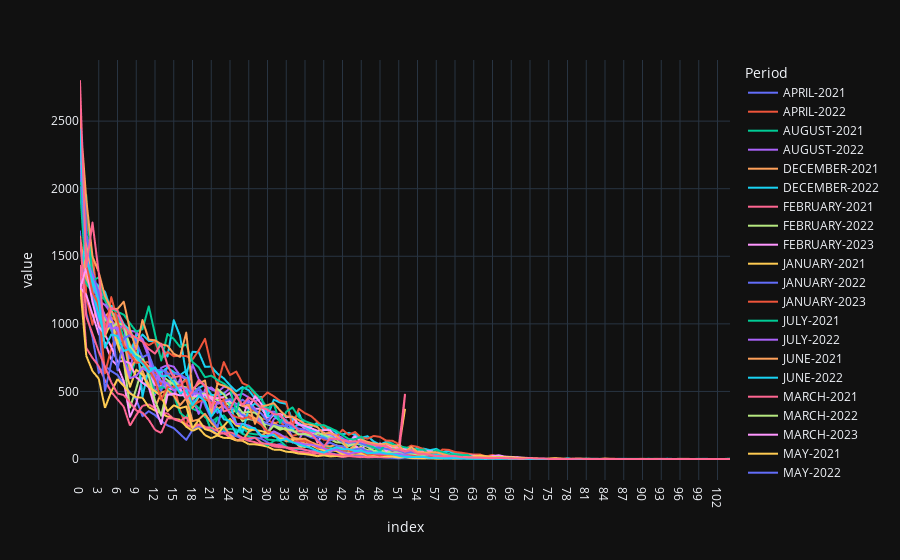

Notebook source saved alongside this figure:
### Markdown cell above
# combining the monthly data

### Code cell
grouped = result_df.groupby(result_df.columns, axis=1).mean()
plotly.plot(grouped,"line")
